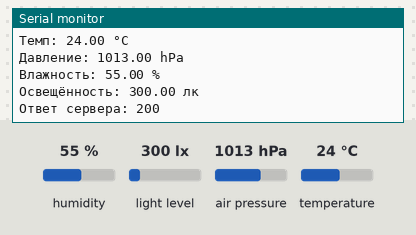
Recording of a sketch running on a simulated ESP32. On the bench: the last lines printed to the serial monitor. The test bench sets the inputs (shaded band); at power-on: humidity 55 %, light level 300 lx, air pressure 1013 hPa, temperature 24 °C. WiFi joins after 1.5 s; servers stay silent unless stated; uploads are accepted with an empty reply.

Above: at 2.7 s.
2.8 s: humidity set to 22 %
At 11.88 s:
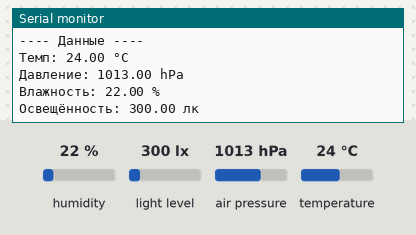
13.0 s: light level set to 40 lx
At 22.9 s:
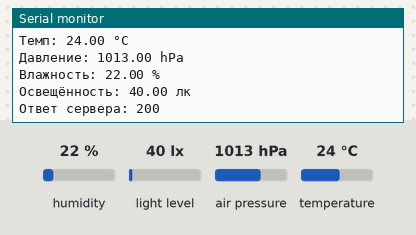
23.2 s: air pressure set to 952 hPa
At 32.3 s:
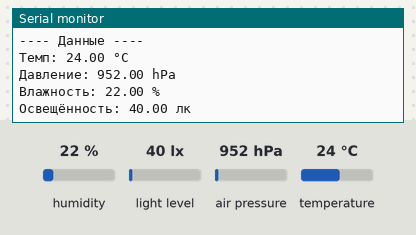
33.4 s: temperature set to 12 °C
At 43.4 s:
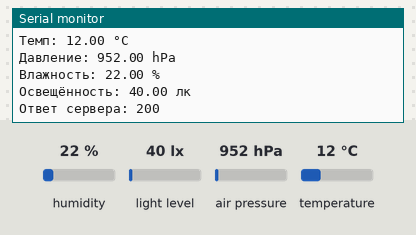

The sketch:

esp32.ino
```cpp
#include <WiFi.h>
#include <HTTPClient.h>
#include <Wire.h>
#include <Adafruit_Sensor.h>
#include <Adafruit_BME280.h>
#include <BH1750.h>

#define BME280_ADDRESS 0x76

const char* ssid = "ВАША_СЕТЬ";
const char* password = "ПАРОЛЬ";
const char* serverURL = "http://192.168.1.100:5000/data";  // IP вашего компьютера с Flask

Adafruit_BME280 bme;
BH1750 lightMeter;

void setup() {
  Serial.begin(115200);
  Wire.begin(21, 22);

  WiFi.begin(ssid, password);
  Serial.print("Подключение к Wi-Fi...");
  while (WiFi.status() != WL_CONNECTED) {
    delay(500);
    Serial.print(".");
  }
  Serial.println("\n✅ Подключено к Wi-Fi");

  if (!bme.begin(BME280_ADDRESS)) {
    Serial.println("❌ BME280/BMP280 не найден!");
    while (1);
  }

  if (!lightMeter.begin(BH1750::CONTINUOUS_HIGH_RES_MODE)) {
    Serial.println("❌ BH1750 не найден!");
    while (1);
  }
}

void loop() {
  float temp = bme.readTemperature();
  float pressure = bme.readPressure() / 100.0F;
  float humidity = bme.readHumidity();
  float lux = lightMeter.readLightLevel();

  // Вывод в монитор порта
  Serial.println("---- Данные ----");
  Serial.printf("Темп: %.2f °C\n", temp);
  Serial.printf("Давление: %.2f hPa\n", pressure);
  if (!isnan(humidity)) Serial.printf("Влажность: %.2f %%\n", humidity);
  else Serial.println("Влажность: ❌");
  Serial.printf("Освещённость: %.2f лк\n", lux);

  if (WiFi.status() == WL_CONNECTED) {
    HTTPClient http;
    http.begin(serverURL);
    http.addHeader("Content-Type", "application/json");

    String json = "{";
    json += "\"temperature\":" + String(temp, 2) + ",";
    json += "\"pressure\":" + String(pressure, 2) + ",";
    json += "\"humidity\":" + String(humidity, 2) + ",";
    json += "\"lux\":" + String(lux, 2);
    json += "}";

    int httpResponseCode = http.POST(json);
    Serial.printf("Ответ сервера: %d\n", httpResponseCode);
    http.end();
  }

  delay(10000);  // каждые 10 секунд
}
```

Measured:
- after the input at 2.8 s, the serial monitor: prints a new line after 8.9 s (image 1)
- after the input at 13.0 s, the serial monitor: prints a new line after 8.9 s (image 2)
- after the input at 23.2 s, the serial monitor: prints a new line after 8.9 s (image 3)
- after the input at 33.4 s, the serial monitor: prints a new line after 8.9 s (image 4)
